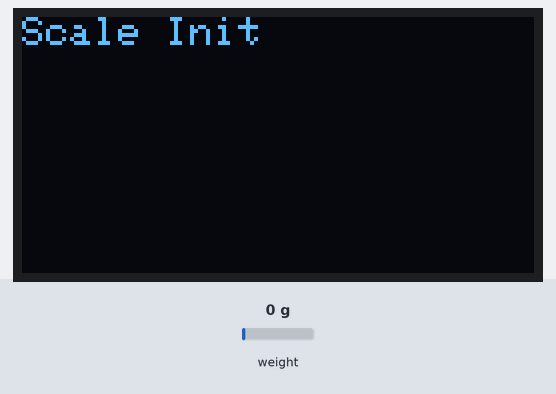
Recording of a program running on a simulated ESP32. On the bench: 128×64 one-colour display. Inputs (shaded band) come from the test bench; at power-on: weight on the scale 0 g.

Above: at 1.1 s.
At 3.6 s:
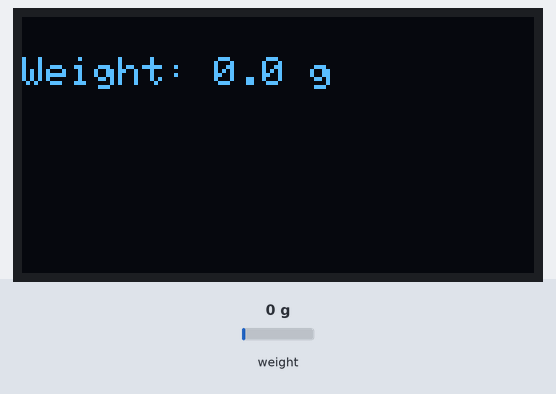
3.7 s: weight on the scale set to 100 g
At 5.8 s:
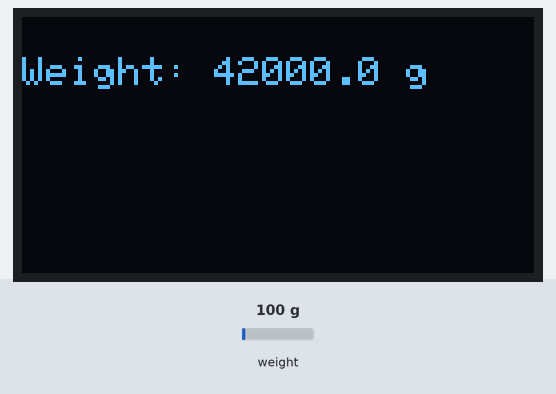
6.1 s: weight on the scale set to 1250 g
At 6.8 s:
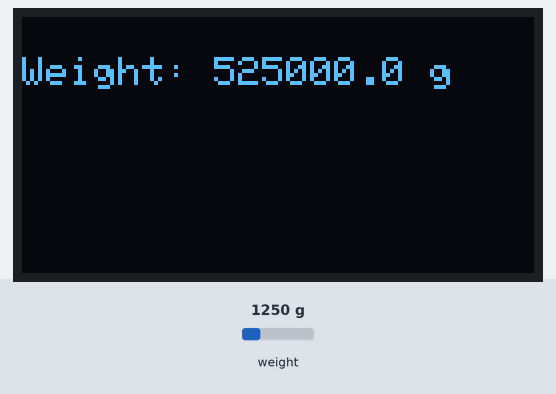
8.1 s: weight on the scale set to 2500 g
At 9.8 s:
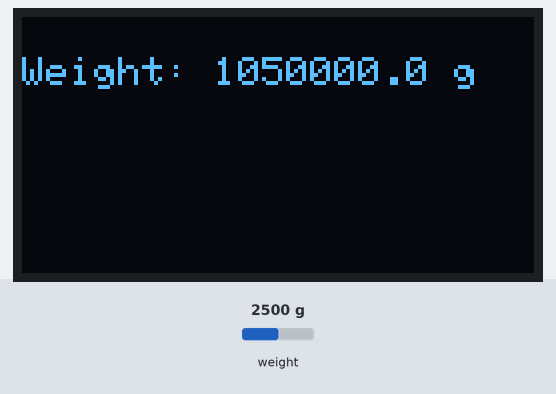
Timing chart, 0 to 11.3 s (numbered marks = the images above; inputs shaded):
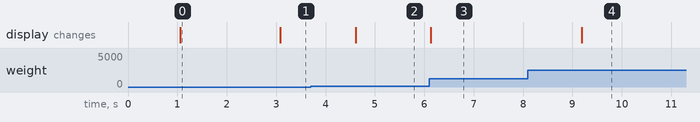

The program:

main.cpp
```cpp
#include <HX711.h>
#include <Wire.h>
#include <Adafruit_GFX.h>
#include <Adafruit_SSD1306.h>

#define DOUT 13
#define CLK 12
HX711 scale;

#define SCREEN_WIDTH 128
#define SCREEN_HEIGHT 64
Adafruit_SSD1306 display(SCREEN_WIDTH, SCREEN_HEIGHT, &Wire, -1);

// float calibration_factor = -7050; // Adjust after calibration

void setup() {
  Serial.begin(115200);
  scale.begin(DOUT, CLK);
  // scale.set_scale(calibration_factor);
  scale.tare();

  if (!display.begin(SSD1306_SWITCHCAPVCC, 0x3C)) {
    Serial.println("OLED init failed");
    while (true);
  }

  display.clearDisplay();
  display.setTextSize(1);
  display.setTextColor(SSD1306_WHITE);
  display.setCursor(0, 0);
  display.println("Scale Init");
  display.display();
  delay(1000);
}

void loop() {
  float weight = scale.get_units(10);
  display.clearDisplay();
  display.setCursor(0, 10);
  display.print("Weight: ");
  display.print(weight, 1);
  display.println(" g");
  display.display();
  delay(500);
}
```

Measured:
- after the input at 3.7 s, the display: changes after 0.91 s (image 2)
- after the input at 6.1 s, the display: changes at once (image 3)
- after the input at 8.1 s, the display: changes after 1.1 s (image 4)
- what the display in image 0 shows lasts 2.0 s, from 1.1 s to 3.1 s
